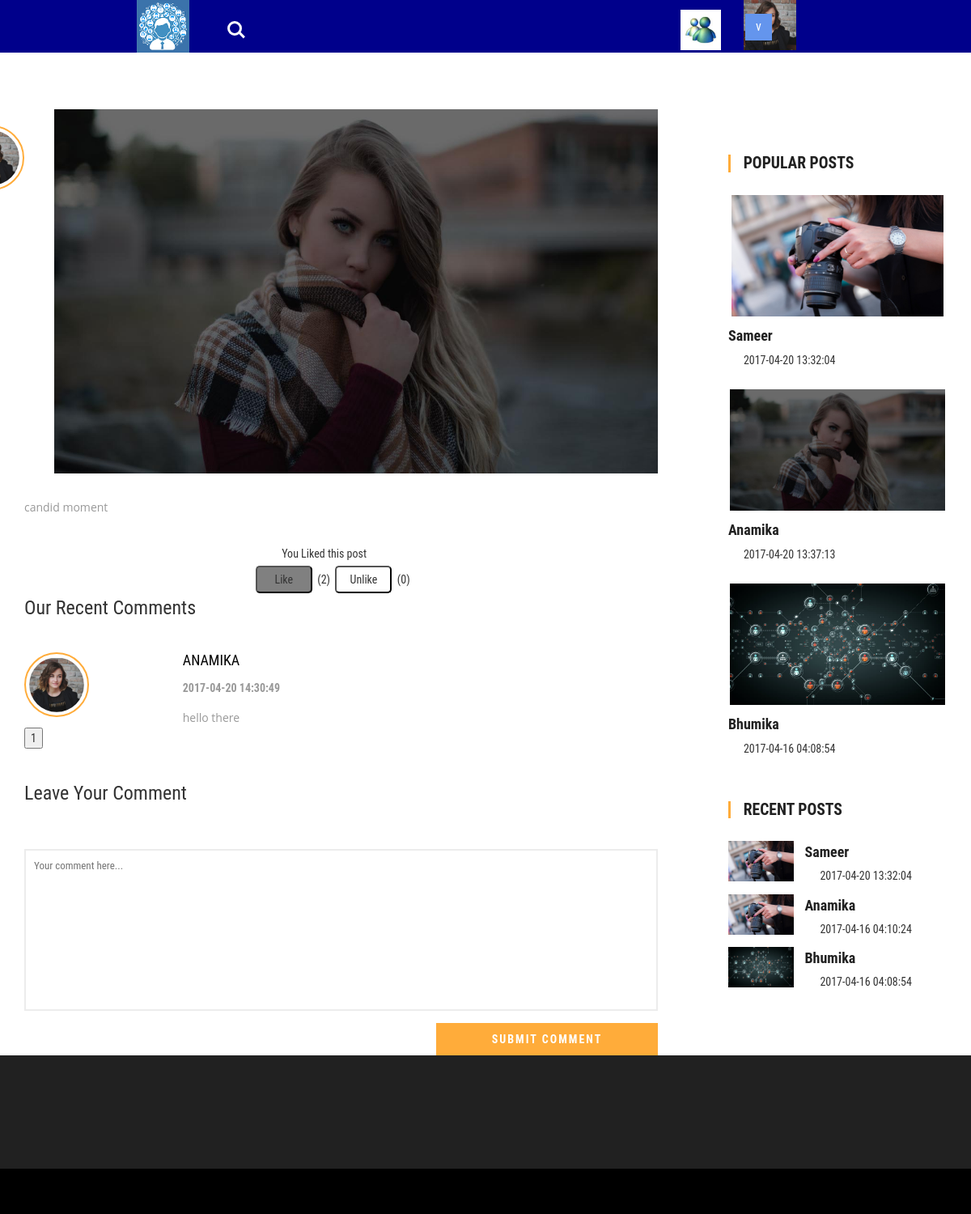
The page /singlepage.php?text1=anamikap24@gmail.com&text2=8 (signed in) on the database its author committed.
### tables this page shows
CREATE TABLE `users` (
  `UserId` int(11) NOT NULL,
  `Username` varchar(25) NOT NULL,
  `Email` varchar(255) NOT NULL,
  `Password` varchar(255) NOT NULL,
  `Content` varchar(2000) NOT NULL,
  `Gender` varchar(10) NOT NULL,
  `CreationDate` date NOT NULL,
  `UpdatedDate` date NOT NULL,
  `IsAdmin` int(10) NOT NULL,
  `Profile_Pic` varchar(2000) NOT NULL,
  `Cover_Pic` varchar(2000) NOT NULL
);

CREATE TABLE `posts` (
  `ID` int(11) NOT NULL,
  `post_Content` varchar(30000) NOT NULL,
  `Content` varchar(2000) NOT NULL,
  `image` varchar(2000) NOT NULL,
  `author_id` int(11) NOT NULL,
  `date_time` varchar(2000) NOT NULL,
  `num_comment` int(11) NOT NULL,
  `num_likes` int(11) NOT NULL
);

CREATE TABLE `like_unlike` (
  `id` int(11) NOT NULL,
  `userid` int(11) NOT NULL,
  `postid` int(11) NOT NULL,
  `type` int(2) NOT NULL,
  `timestamp` timestamp NOT NULL DEFAULT CURRENT_TIMESTAMP ON UPDATE CURRENT_TIMESTAMP
);

CREATE TABLE `comments` (
  `id` int(11) NOT NULL,
  `post_id` int(11) NOT NULL,
  `content` varchar(2000) NOT NULL,
  `author_id` int(11) NOT NULL,
  `date_time` varchar(2000) NOT NULL
);

### singlepage.php (the view, shortened to what this page needs)
<!DOCTYPE html>
<html lang="en" ng-app = "myApp">
<head>
<?php include "header.php";
	if(isset($_SESSION['email']) && $_SESSION['email']!=''){
 ?>
<?php
	$email= $_GET['text1'];
	$post_id =$_GET['text2'];
	$query = " SELECT * FROM users WHERE Email = '$_SESSION[email]' limit 1";
	$result = mysqli_query($con,$query);
	$row = mysqli_fetch_array($result);
	$query = " SELECT * FROM users WHERE Email = '$email' limit 1";
	$result = mysqli_query($con,$query);
?>
</head>
<body ng-controller="cntrl">
	<header style="height:65px; background-color:#00008B">
			<div class="container">
				<div style="margin-left:0px;  width:30%; margin-bottom:20px; dsplay:inline;" class="logo">
					<a href=<?php echo "main.php?text1=".$_SESSION['email']; ?>><img style="height:65px; width:65px;" src="images/logo.png" /></a>
						<div style="margin-left:80px; width:200px;" >
							<div style="width:40px; margin-left:80%; margin-top:-50px;" class="cd-main-header">
								<a class="cd-search-trigger" href="#cd-search"> <span></span></a>
							</div>
						</div>
						<div class="dropdown">
				<button class="dropbtn">v</button>
			</div>
			<input  ng-init="search_id='<?php echo $row['UserId']; ?>'" ng-click="find_frnd_reqst()" id="frnd_request" style="margin-top:-100px; margin-left:237%; width:50px; height:50px;" type="image" src="images/request.jpg" alt="Submit" />
	</header>
	<?php
		$query = mysqli_query($con,"select * from posts where id='$post_id'");
		$post = mysqli_fetch_array($query);
		$query = mysqli_query($con,"select * from users where userid = '$post[author_id]'");
		$author = mysqli_fetch_array($query);
		$type = -1;
    $status_query = "SELECT count(*) as cntStatus,type FROM like_unlike WHERE userid=".$row['UserId']." and postid=".$post['ID'];
    $status_result = mysqli_query($con,$status_query);
    $status_row = mysqli_fetch_array($status_result);
    $count_status = $status_row['cntStatus'];
    if($count_status > 0){
      $type = $status_row['type'];
    }
    $like_query = "SELECT COUNT(*) AS cntLikes FROM like_unlike WHERE type=1 and postid=".$post['ID'];
    $like_result = mysqli_query($con,$like_query);
    $like_row = mysqli_fetch_array($like_result);
    $total_likes = $like_row['cntLikes'];
    $unlike_query = "SELECT COUNT(*) AS cntUnlikes FROM like_unlike WHERE type=0 and postid=".$post['ID'];
    $unlike_result = mysqli_query($con,$unlike_query);
    $unlike_row = mysqli_fetch_array($unlike_result);
    $total_unlikes = $unlike_row['cntUnlikes'];
	?>
	<div class="container">
		<div class="banner-btm-agile">
			<div class="col-md-9 btm-wthree-left">
				<div class="single-left">
				<div class="single-left1">
					<div style="margin-left:-80px;" class="comments-grid-left">
						<a href=<?php echo "user_page.php?text1=".$author['Email']; ?>>
							<img style="height:80px; width:80px;"src=<?php echo "images/".$author['Profile_Pic']; ?> alt=" " class="img-responsive" />
						</a>
					</div>
					<div style=" height:450px; background-color:#d9d9db;"  class="w3agile_special_deals_grid_left_grid">
						<img style=" height:100%; margin:auto;" src=<?php echo "images/".$post['image']; ?> class="img-responsive" alt="" />
					</div>
					<p><?php echo $post['post_Content']; ?></p>
				</div>
				<?php
					$result = mysqli_query($con,"select * from like_unlike where userid='$row[UserId]' and postid='$post[ID]'");
					$like_unlike = mysqli_fetch_array($result);
					$num = mysqli_num_rows($result);
					$liked =  $like_unlike['type'];
					if($liked ==1 && $num!=0){
				?> <div id="liked" style="margin:auto; width:20%; padding:5px;"> You Liked this post </div>
				<?php }else if($liked == 0 && $num!=0){ ?>
					<div id="liked" style="margin:auto; width:20%; padding:5px;"> You Unliked this post </div>
				<?php } ?>
				<div  style="width:27%; margin:auto; margin-bottom:5px;"class="post-action">
					<input style="<?php if($liked == 1 && $num!=0){ echo "background-color:grey;"; } else{ echo "background-color:white;"; }  ?> padding:5px; width:70px; border-radius:5px;" type="button" value="Like" id="like_<?php echo $post['ID']; ?>_<?php echo $row['UserId']; ?>" class="like" style="<?php if($type == 1){ echo "color: #ffa449;"; } ?>" />
						&nbsp;(<span class="a"><?php echo $total_likes; ?></span>)&nbsp;
					<input style="<?php if($liked == 0 && $num!=0){ echo "background-color:grey;"; } else{ echo "background-color:white;"; } ?> padding:5px; width:70px; border-radius:5px;" type="button" value="Unlike" id="unlike_<?php echo $post['ID']; ?>_<?php echo $row['UserId']; ?>" class="unlike" style="<?php if($type == 0){ echo "color: #ffa449;"; } ?>" />
						&nbsp;(<span class="b"><?php echo $total_unlikes; ?></span>)
				</div
				<div class="comments">
					<h3>Our Recent Comments</h3>
					<div  class="comments-grids">
							<?php
								$record_per_page =5;
								if(isset($_POST["page"])){
									$page = $_POST["page"];
								}
								else{
									$page = 1;
								}
								$start_from = ($page - 1)*$record_per_page;
								$query = mysqli_query($con,"SELECT * FROM `comments` JOIN users where author_id = userid and post_id = '$post[ID]' order by date_time asc LIMIT $start_from,$record_per_page");
								$num = mysqli_num_rows($query);
								if($num==0){
									?> <p align="center"> No Comments till now </p> <?php
								}
								else{
									while($comment = mysqli_fetch_array($query)){
								?>
									<div style="margin-top:10px;" class="comments-grid">
										<div class="comments-grid-left">
											<a href=<?php echo "user_page.php?text1=".$comment['Email']; ?>>
												<img style="height:80px; width:80px;"src=<?php echo "images/".$comment['Profile_Pic']; ?> alt=" " class="img-responsive" />
											</a>
										</div>
										<div class="comments-grid-right">
											<h4><a href=<?php echo "user_page.php?text1=".$comment['Email']; ?>>
												<?php echo $comment['Username']; ?></a>
											</h4>
											<ul>
												<li><?php echo $comment['date_time']; ?> </li>
											</ul>
											<p><?php echo $comment['content']; ?></p>
										</div>
										<div class="clearfix"> </div>
									</div>
							<?php } }
								$page_query = "SELECT * FROM `comments` JOIN users where author_id = userid and post_id = '$post[ID]'";
								$page_result = mysqli_query($con, $page_query);
								$total_records = mysqli_num_rows($page_result);
								$total_pages = ceil($total_records/$record_per_page);
								for($i=1; $i<=$total_pages; $i++){
								?>
									<form style="display:inline-block;" id="page" method="post" action=<?php echo "singlepage.php?text1=".$email."&text2=".$_GET['text2']; ?>>
										<input type="Submit" value=<?php echo $i; ?> name="page"/>
									</form>
								<?php
								}
							?>
					</div>
				</div>
				<div class="leave-coment-form">
					<h3>Leave Your Comment</h3>
					<form id="comment_form">
						<textarea name="Message" placeholder="Your comment here..." required=""></textarea>
						<div class="w3_single_submit">
							<input name="submit" type="submit" value="Submit Comment" >
						</div>
					</form>
				</div>
			</div>
			</div>
			<div class="col-md-3 w3agile_blog_left">
				<div class="w3ls_popular_posts">
					<h3>Popular Posts</h3>
				<?php
					$result = mysqli_query($con,"Select date_time,Username,image,Email,ID from posts join users where author_id = UserId order by num_likes desc limit 3");
					while($pop_re = mysqli_fetch_array($result)){
				?>
					<div class="agileits_popular_posts_grid">
						<div class="w3agile_special_deals_grid_left_grid">
							<a href=<?php echo "singlepage.php?text1=".$pop_re['Email']."&text2=".$pop_re['ID']; ?>>
								<img style=" height:150px; margin:auto;" src=<?php echo "images/".$pop_re['image']; ?> class="img-responsive" alt="" />
							</a>
						</div>
						<h4>
							<a href=<?php echo 'user_page.php?text1='.$pop_re['Email']; ?>>
								<?php echo $pop_re['Username']; ?>
							</a>
						</h4>
						<h5><i class="fa fa-calendar" aria-hidden="true"></i><?php echo $pop_re['date_time']; ?></h5>
					</div>
				<?php } ?>
				</div>
			<div class="w3ls_recent_posts">
					<h3>Recent Posts</h3>
				<?php
					$result = mysqli_query($con,"Select date_time,Username,image,Email,ID from posts join users where author_id = UserId and email!='$_SESSION[email]' order by date_time desc limit 3");
					while($pop_re = mysqli_fetch_array($result)){
				?>
					<div class="agileits_recent_posts_grid">
						<div class="agileits_recent_posts_gridl">
							<div class="w3agile_special_deals_grid_left_grid">
								<a href=<?php echo "singlepage.php?text1=".$pop_re['Email']."&text2=".$pop_re['ID']; ?>>
									<img style=" height:50px; margin:auto;" src=<?php echo "images/".$pop_re['image']; ?> class="img-responsive" alt="" />
								</a>
							</div>
						</div>
						<div class="agileits_recent_posts_gridr">
						<h4>
							<a href=<?php echo 'user_page.php?text1='.$pop_re['Email']; ?>>
								<?php echo $pop_re['Username']; ?>
							</a>
						</h4>
						<h5><i class="fa fa-calendar" aria-hidden="true"></i><?php echo $pop_re['date_time']; ?></h5>
						</div>
						<div class="clearfix"> </div>
					</div>
				<?php } ?>
				</div>
			</div>
			<div class="clearfix"></div>
		</div>
	<div class="footer-agile-info"></div>
	<div class="copyright">	</div>
</body>
</html>
<?php }else {
	include "error_page.php";
}

### rows shown on the page
users: Profile_Pic (picture)
posts: image (picture), post_Content "candid moment", author.Username "Anamika", date_time "2017-04-20 13:37:13"
like_unlike: type "Like", type "Unlike"
comments: author.Profile_Pic (picture), author.Username "ANAMIKA", date_time "2017-04-20 14:30:49", content "hello there"
posts: image (picture), author.Username "Sameer", date_time "2017-04-20 13:32:04"
posts: image (picture), author.Username "Bhumika", date_time "2017-04-16 04:08:54"
posts: image (picture), author.Username "Anamika", date_time "2017-04-16 04:10:24"

### other values the page prints
$total_likes "2"
$total_unlikes "0"
